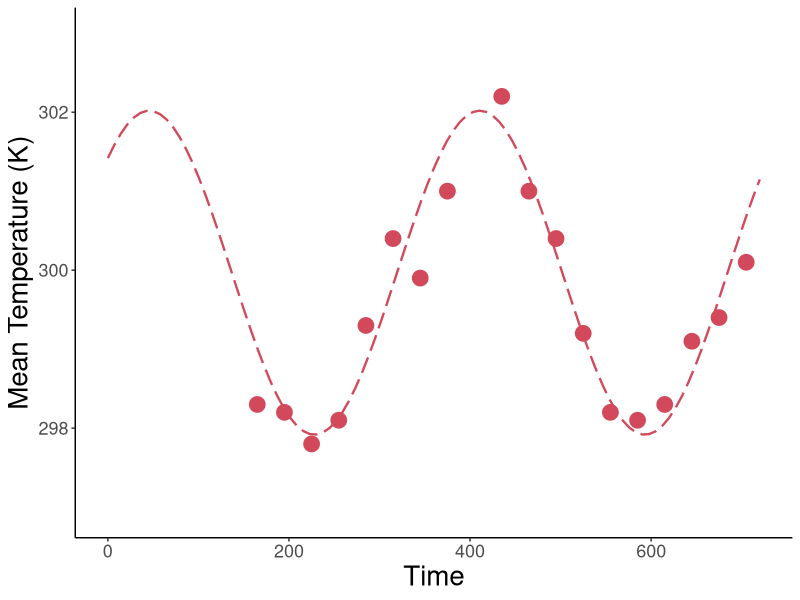

This figure's R source:
#############################################################################
#### This R script fits sinusoidal functions to habitat temperature data ####
#############################################################################


# Load packages and set working directory
library(tidyr)
library(ggplot2)
library(dplyr)
library(tidyverse)
setwd(dirname(rstudioapi::getActiveDocumentContext()$path))

# Read data
read.data <- read_csv("Habitat temperatures.csv")
temp.data <- as.data.frame(read.data)

# Select an insect by removing # in front of name and placing # in front of other species
#sp.data <- subset(temp.data, Species == "Clavigralla shadabi")
#sp.data <- subset(temp.data, Species == "Clavigralla tomentosicollis Benin")
#sp.data <- subset(temp.data, Species == "Clavigralla tomentosicollis Nigeria A")
#sp.data <- subset(temp.data, Species == "Clavigralla tomentosicollis Nigeria B")
sp.data <- subset(temp.data, Species == "Clavigralla tomentosicollis Nigeria C")

# Remove columns that do not contain temperature data
sp.data <- sp.data[-1:-7]
rownames(sp.data) <- c("T_K")

# Make data table with time and mean monthly temperature
data <- matrix(nrow = length(sp.data), ncol = 1)
for(i in 1:length(data)) {data[i] <- 30*(i-1)+15} # mid-point of month
colnames(data) <- c("day")
data <- cbind(data, t(sp.data)) # mean monthly temperature data

# Remove blank cells
data <- data[rowSums(is.na(data)) == 0,]
data <- as.data.frame(data)

# Fit sinusoidal function to habitat temperature data
fit <- nls(T_K ~ meanT + amplT*sin(2*pi*(day + shiftT)/365), data = data,
           start = list(meanT = 293, amplT = 2, shiftT = 30))
summary(fit)

# Plot model data
ggplot(data, aes(x=day, y=T_K)) + 
  geom_point(size=5, color="#d1495b") +
  geom_function(fun = function(t) coef(fit)[1] + coef(fit)[2]*sin(2*pi*(t + coef(fit)[3])/365),
                size=0.8, linetype="longdash", color="#d1495b") +
  labs(x="Time", y="Mean Temperature (K)") +
  scale_x_continuous(limits=c(0, 720)) +
  scale_y_continuous(limits=c(coef(fit)[1] - coef(fit)[2] - 1, coef(fit)[1] + coef(fit)[2] + 1)) +
  theme(panel.grid.major = element_blank(), panel.grid.minor = element_blank(),
        panel.background = element_rect(fill="transparent"), plot.background = element_rect(fill="transparent"),
        axis.line = element_line(colour = "black"), legend.position = "none", 
        axis.text = element_text(size=13), axis.title = element_text(size=20))
